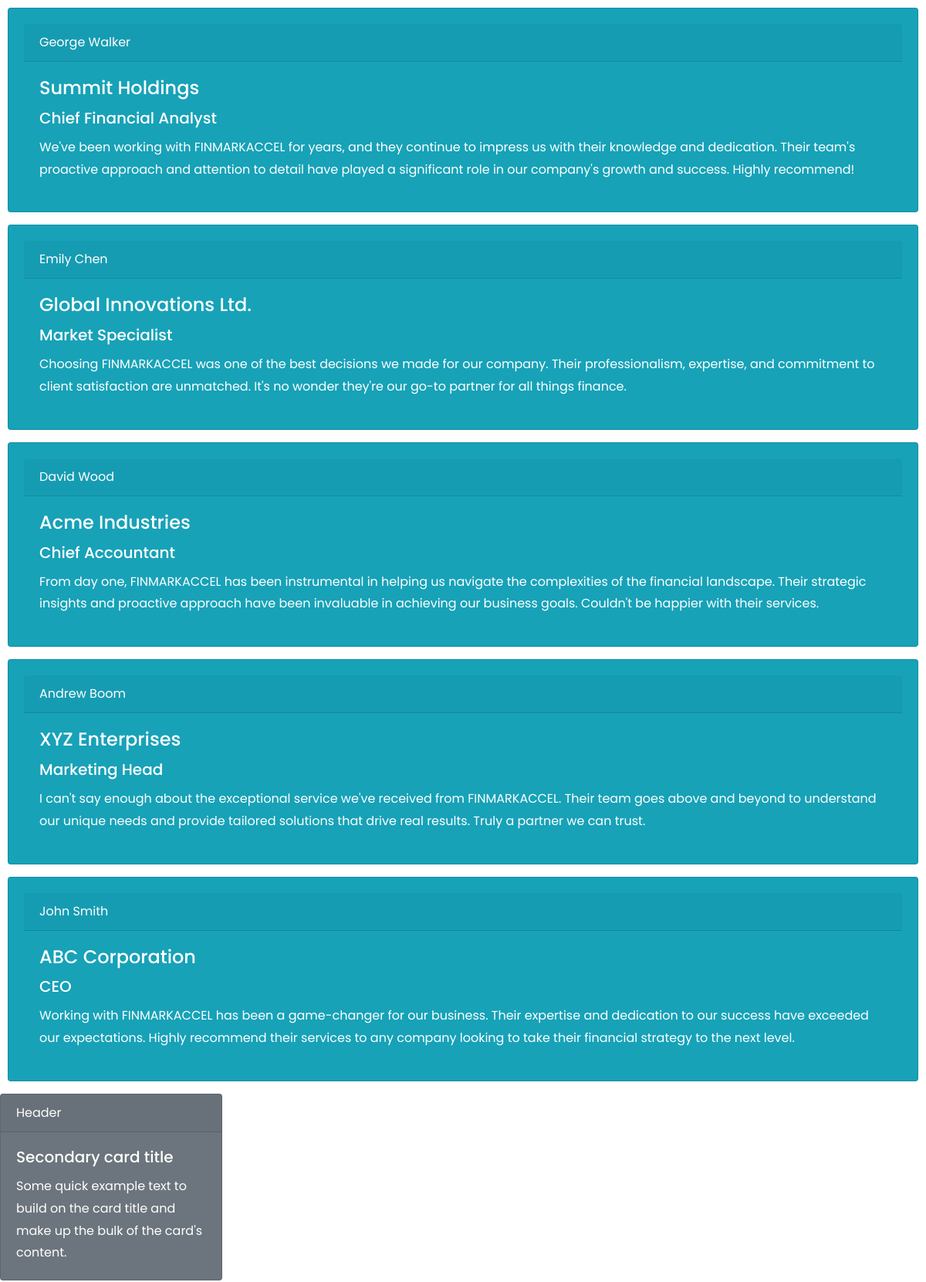
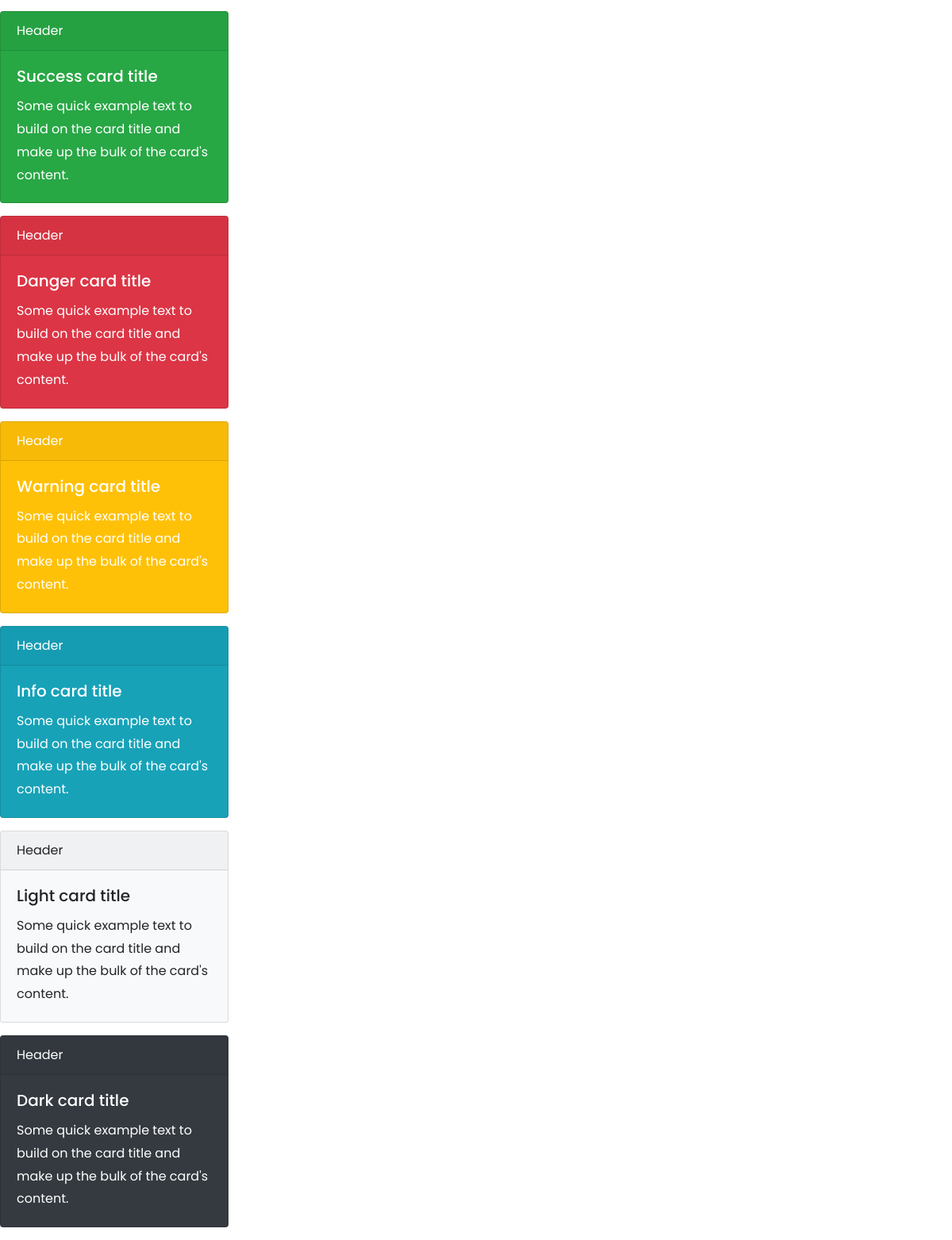
/company/feedback/, run on the app's committed database (2 pictures, top to bottom).
### main/models.py (models this page shows, shortened)
class Testimonial(models.Model):
    name = models.CharField('Name', max_length=60)
    position = models.CharField('Position', max_length=60)
    text = models.TextField('Text')
    Company = models.CharField('Company Name',max_length = 50 ,null=True)

### admin_side/views.py (the view)
# urls.py: path('feedback/',Feedback.as_view(),name="feed"),
class Feedback(TemplateView):
    template_name= "feedback.html"
    def get_context_data(self, **kwargs):
        context = super().get_context_data(**kwargs)
        context['feed']=Testimonial.objects.all()
        context['header']=Header.objects.first()
        return context

### admin_side/templates/feedback.html (shortened to what this page needs)
<!doctype html>
<html lang="en">
  <head>
     {% load static %}
    <link rel="stylesheet" href="https://stackpath.bootstrapcdn.com/bootstrap/4.3.1/css/bootstrap.min.css">
      <link rel="stylesheet" href="{% static 'css/style.css' %}">
    <link rel="stylesheet" href="{% static 'css/icon.css' %}">
    <link rel="stylesheet" href="https://cdn.jsdelivr.net/npm/swiper@11/swiper-bundle.min.css" />
  </head>
  <body>
    <div>
  {% for i in feed  %}
     <div class="card text-white bg-info mb-3" style="max-width: 1500px;padding:20px;margin:10px;">
  <div class="card-header">{{ i.name }}</div>
  <div class="card-body">
    <h4 class="card-title">{{ i.Company }}</h4>
    <h5 class="card-title">{{ i.position }}</h5>
    <p class="card-text">{{ i.text }}</p>
  </div>
</div>
{% endfor %}
</div>
<div class="card text-white bg-secondary mb-3" style="max-width: 18rem;">
  <div class="card-header">Header</div>
  <div class="card-body">
    <h5 class="card-title">Secondary card title</h5>
    <p class="card-text">Some quick example text to build on the card title and make up the bulk of the card's content.</p>
  </div>
</div>
<div class="card text-white bg-success mb-3" style="max-width: 18rem;">
  <div class="card-header">Header</div>
  <div class="card-body">
    <h5 class="card-title">Success card title</h5>
    <p class="card-text">Some quick example text to build on the card title and make up the bulk of the card's content.</p>
  </div>
</div>
<div class="card text-white bg-danger mb-3" style="max-width: 18rem;">
  <div class="card-header">Header</div>
  <div class="card-body">
    <h5 class="card-title">Danger card title</h5>
    <p class="card-text">Some quick example text to build on the card title and make up the bulk of the card's content.</p>
  </div>
</div>
<div class="card text-white bg-warning mb-3" style="max-width: 18rem;">
  <div class="card-header">Header</div>
  <div class="card-body">
    <h5 class="card-title">Warning card title</h5>
    <p class="card-text">Some quick example text to build on the card title and make up the bulk of the card's content.</p>
  </div>
</div>
<div class="card text-white bg-info mb-3" style="max-width: 18rem;">
  <div class="card-header">Header</div>
  <div class="card-body">
    <h5 class="card-title">Info card title</h5>
    <p class="card-text">Some quick example text to build on the card title and make up the bulk of the card's content.</p>
  </div>
</div>
<div class="card bg-light mb-3" style="max-width: 18rem;">
  <div class="card-header">Header</div>
  <div class="card-body">
    <h5 class="card-title">Light card title</h5>
    <p class="card-text">Some quick example text to build on the card title and make up the bulk of the card's content.</p>
  </div>
</div>
<div class="card text-white bg-dark mb-3" style="max-width: 18rem;">
  <div class="card-header">Header</div>
  <div class="card-body">
    <h5 class="card-title">Dark card title</h5>
    <p class="card-text">Some quick example text to build on the card title and make up the bulk of the card's content.</p>
  </div>
</div>
  </body>
</html>

### main/static/css/style.css (style rules this page uses)
html { scroll-behavior: smooth; }
* { box-sizing: border-box; margin: 0; padding: 0; outline: 0; font-family: "Poppins", sans-serif; }
p { line-height: 1.8; }

### data on the page
Testimonial: name "George Walker", Company "Summit Holdings", position "Chief Financial Analyst", text "We've been working with FINMARKACCEL for years, and they continue to impress us with their knowledge and dedication. Their team's proactive approach and attention to detail have played a significant role in our company's growth and success. Highly recommend!"
Testimonial: name "Emily Chen", Company "Global Innovations Ltd.", position "Market Specialist", text "Choosing FINMARKACCEL was one of the best decisions we made for our company. Their professionalism, expertise, and commitment to client satisfaction are unmatched. It's no wonder they're our go-to partner for all things finance."
Testimonial: name "David Wood", Company "Acme Industries", position "Chief Accountant", text "From day one, FINMARKACCEL has been instrumental in helping us navigate the complexities of the financial landscape. Their strategic insights and proactive approach have been invaluable in achieving our business goals. Couldn't be happier with their services."
Testimonial: name "Andrew Boom", Company "XYZ Enterprises", position "Marketing Head", text "I can't say enough about the exceptional service we've received from FINMARKACCEL. Their team goes above and beyond to understand our unique needs and provide tailored solutions that drive real results. Truly a partner we can trust."
Testimonial: name "John Smith", Company "ABC Corporation", position "CEO", text "Working with FINMARKACCEL has been a game-changer for our business. Their expertise and dedication to our success have exceeded our expectations. Highly recommend their services to any company looking to take their financial strategy to the next level."
